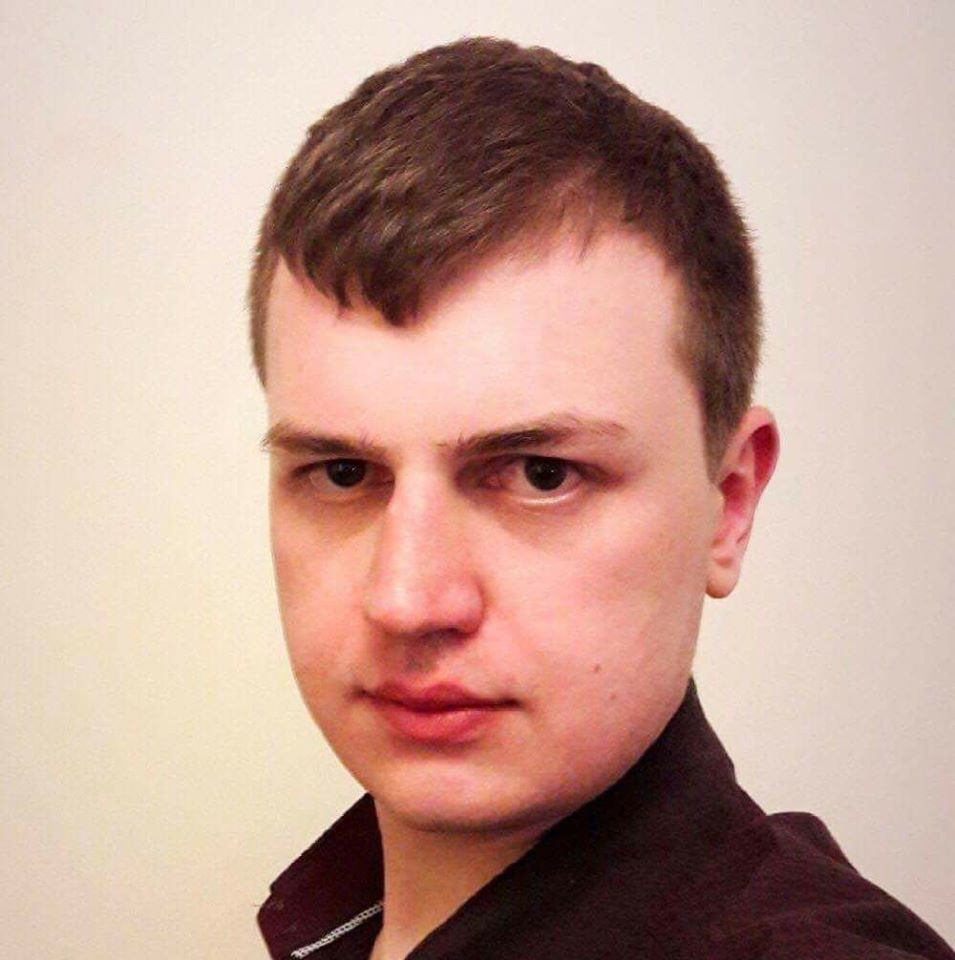
#> input picture Python/Seb.jpg, 955 x 960 px
$ python TestDataCollector_LBPH.py   (Python 2 division)
#> lines starting #> are read from the running program, lines starting #| are printed output that depends on the picture
### Python/NameFind.py
#     ----------- FUNCTION TO READ THE FILE AND ADD THE NAMES AND IDs IN TO TUPLES

import cv2
import math

face = cv2.CascadeClassifier('Haar/haarcascade_frontalcatface.xml')
glass_cas = cv2.CascadeClassifier('Haar/haarcascade_eye_tree_eyeglasses.xml')

WHITE = [255, 255, 255]

def FileRead():
    Info = open("Names.txt", "r")                       # Open th text file in readmode
#> (reads Python/Names.txt from the repository)
    NAME = []                                           # The tuple to store Names
    while (True):                                       # Read all the lines in the file and store them in two tuples
        Line = Info.readline()
        if Line == '':
            break
        NAME.append (Line.split(",")[1].rstrip())

    return NAME                                     # Return the two tuples

Names = FileRead()                                 # Run the above Function to get the ID and Names Tuple

#     ------------------- FUNCTION TO FIND THE NAME  -----------------------------------------------------------


# [98 lines left out: functions ID2Name, AddName, DispID, draw_box, DispID2, DispID3, not called in this run]


def DrawBox(Image, x, y, w, h):
    cv2.rectangle(Image, (x, y), (x + w, y + h), (255, 255, 255), 1)     # Draw a rectangle arround the face

# ----------------------------- THIS FUNCTION TAKES IN SPEC CASCADE, FACE CASCADE AND AN IMAGE
# ------------------------- IT RETURNS A CROPPED FACE AND IF POSSIBLE STRAIGHTENS THE TILT OF THE HEAD


# [25 lines left out: function DetectEyes, not called in this run]

### Python/TestDataCollector_LBPH.py
# ------------ COLLECTS DATA ON LBPH BY RUNNING IT ON A GIVEN IMAGE AND SAVING DATA TO A TEXT FILE -------------
# ---------------------- SAVES THE DATA IN 3 TEXT FILES  & PLOTS THE DATA --------------------------------------
# ---------------------------- BY LAHIRU DINALANKARA  - AKA SPIKE ----------------------------------------------

import os               # importing the OS for path
import cv2              # importing the OpenCV library
import numpy as np      # importing Numpy library
from PIL import Image   # importing Image library
import matplotlib.pyplot as plt # Importing Plot library
import NameFind

face_cascade = cv2.CascadeClassifier('Haar/haarcascade_frontalcatface.xml')
path = 'dataSet'                                                # path to the photos

img = cv2.imread('Seb.jpg')        # -------------->>>>>>>>>>>>>>>>>>  The Image to be checked
#> img is the input picture: shape (960, 955, 3); mean B, G, R 148.9, 161.6, 196.1

def getImageWithID(path):
#> called with path = 'dataSet'
    imagePaths = [os.path.join(path, f) for f in os.listdir(path)]
    FaceList = []
    IDs = []

    for imagePath in imagePaths:
        faceImage = Image.open(imagePath).convert('L')          # Open image and convert to gray
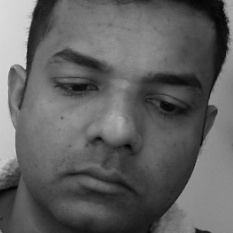
#> input picture Python/dataSet/User.11.11.jpg, 233 x 233 px
#> faceImage is the input picture: PIL image 233x233 L; min 3, max 224, mean 97
        print(str((faceImage.size)))
#| (233, 233)
        faceImage = faceImage.resize((110, 110))                # resize the image
#> faceImage: PIL image 110x110 L
        faceNP = np.array(faceImage, 'uint8')                   # convert the image to Numpy array
        print(str((faceNP.shape)))
#| (110, 110)
        ID = int(os.path.split(imagePath)[-1].split('.')[1])    # Get the ID of the array
        FaceList.append(faceNP)                                 # Append the Numpy Array to the list
        IDs.append(ID)                                          # Append the ID to the IDs list

    return np.array(IDs), FaceList                              # The IDs are converted in to a Numpy array

face_number = 1
IDs, FaceList = getImageWithID(path)
gray = cv2.cvtColor(img, cv2.COLOR_BGR2GRAY)                   # Convert the Camera to gray
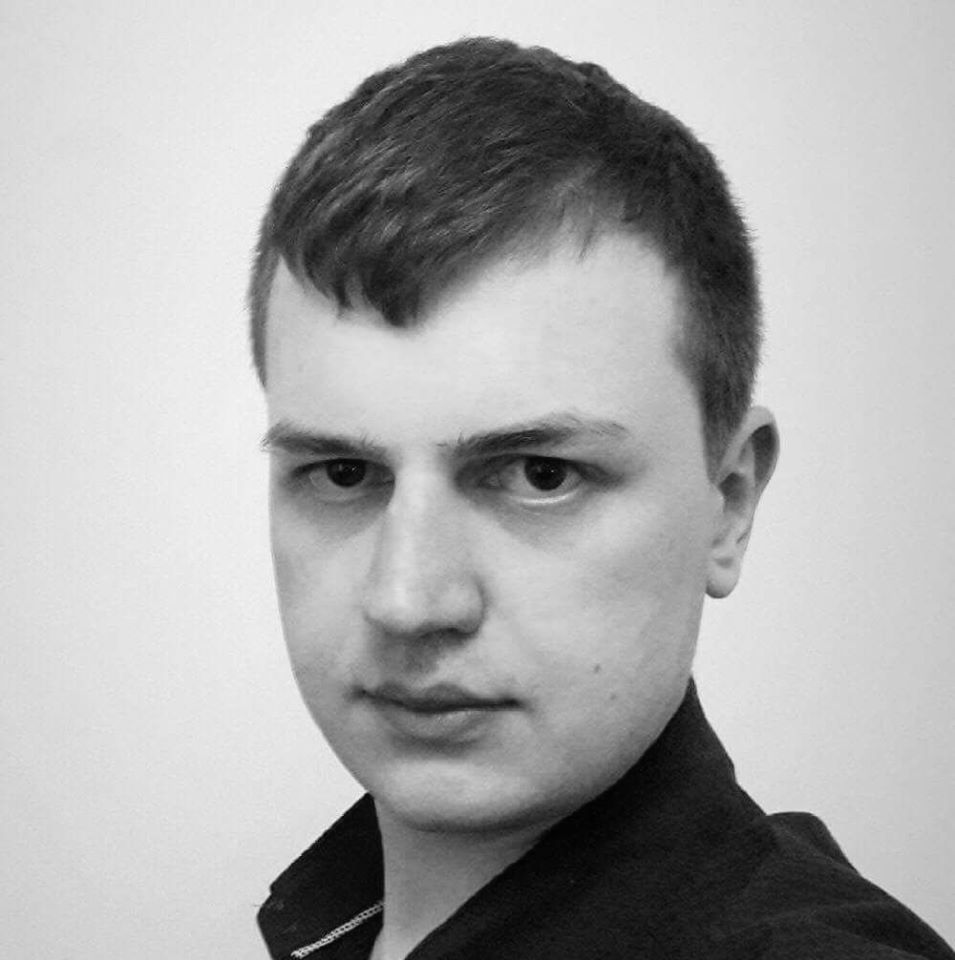
#> gray: shape (960, 955); min 0, max 250, mean 170.4
faces = face_cascade.detectMultiScale(gray, 1.3, 4)            # Detect the faces and store the positions
#> faces = [[167, 277, 533, 533]]
radTrain = open("SaveData/LBPH/LBPH_PIXEL_RADIUS.txt", "w+")   # open the file to write data
neiTrain = open("SaveData/LBPH/LBPH_NEIGHBOURS.txt", "w+")     # open the file to write data
cellTrain = open("SaveData/LBPH/LBPH_CELLS.txt", "w+")         # open the file to write data

for (x, y, w, h) in faces:
    Face = cv2.resize((gray[y: y+h, x: x+w]), (110, 110))
    radPix = 1
    rad_tabal_ID = []
    rad_tabal_conf = []
    # --------------------------- Run tests for the radius from the centre ----------------
    for _ in range(54):
#> (the run stopped early here; a loop or call above may not have finished)
